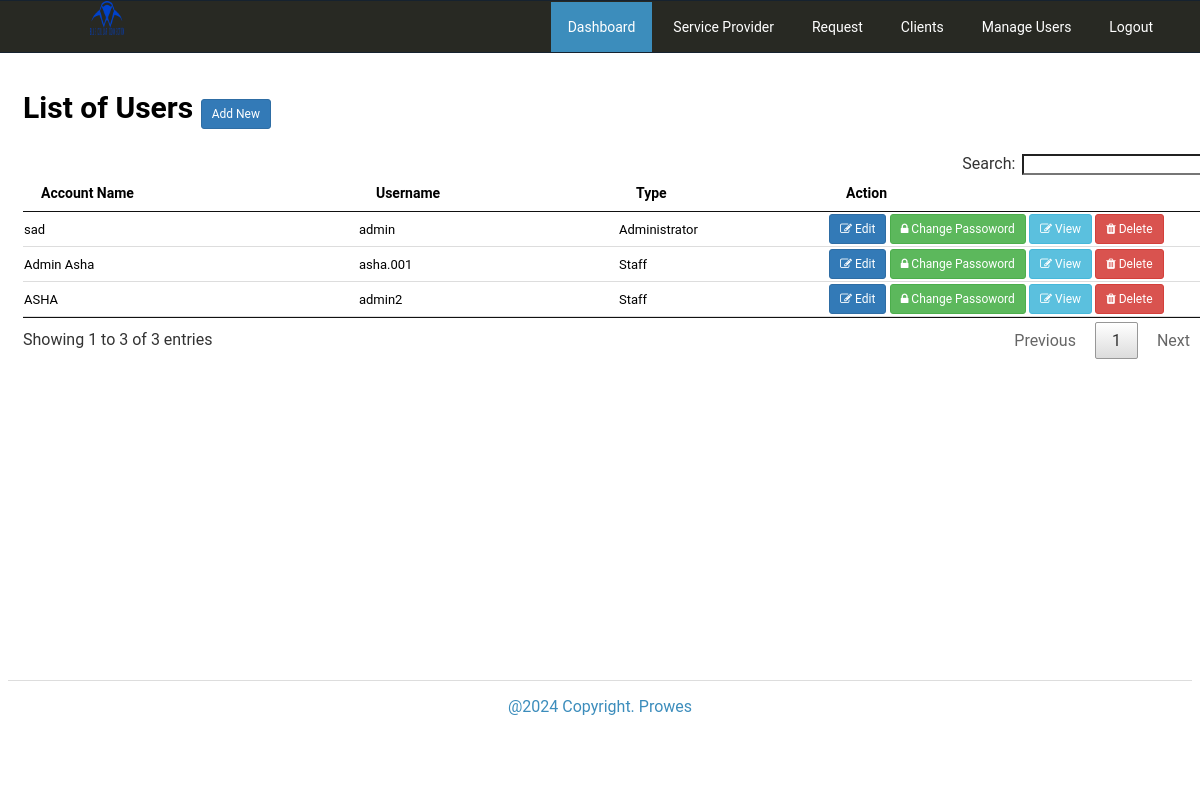
The app's page /admin/users/index.php (signed in), older data.
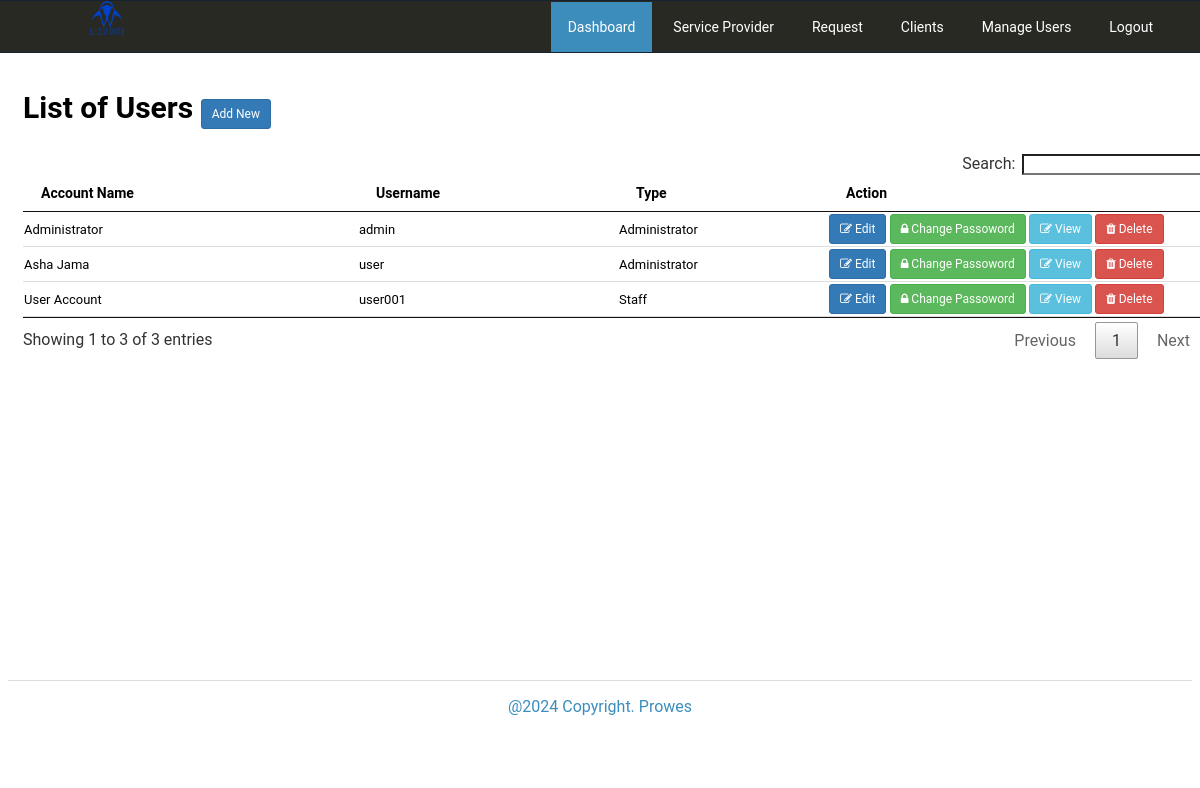
The same page, newer data.
### tables this page shows
CREATE TABLE `tblusers` (
  `USERID` int(11) NOT NULL,
  `NAME` varchar(90) NOT NULL,
  `UEMAIL` varchar(90) NOT NULL,
  `PASS` varchar(90) NOT NULL,
  `TYPE` varchar(30) NOT NULL,
  `PicLoc` text NOT NULL
);

### admin/users/index.php (called while the page is built, shortened)
<?php
require_once("../nav/navigation.php");
?>

### includes/database.php (called while the page is built, shortened)
<?php
class Database
{
    public $sql_string = '';
    private $conn;
    public function open_connection()
    {
        $this->conn = new mysqli(server, user, pass, database_name);
    }
    public function setQuery($sql = '')
    {
        $this->sql_string = $sql;
    }
    public function executeQuery()
    {
        $result = $this->conn->query($this->sql_string);
        return $result;
    }
    private function confirm_query($result)
    {
        return $result;
    }
    public function loadResultList($key = '') {
        $cur = $this->executeQuery();
        $array = array();
        if ($cur->num_rows > 0) {
            while ($row = $cur->fetch_object()) {
                if ($key) {
                    $array[$row->$key] = $row;
                } else {
                    $array[] = $row;
                }
            }
        }
        return $array;
    }
}
$mydb = new Database();
?>

### admin/users/list.php (the view, shortened to what this page needs)
 <div class="page-header">
	<h2>List of Users <span><a class="btn btn-primary btn-sm" href="index.php?view=add">Add New</a></span></h2>
</div>
       <div class="table-responsive">
               <table class="hover" id="dash-tables"   cellspacing="0">
			  <thead>
			  		<th> Account Name</th>
			  		<th>Username</th>
			  		<th>Type</th>
			  		<th width="32%">Action</th>
			  </thead>
			  <tbody>
			  	<?php
			  		$mydb->setQuery("SELECT *
										FROM  `tblusers`");
			  		$cur = $mydb->loadResultList();
					foreach ($cur as $result) {
			  		echo '<tr>';
			  		echo '<td>' . $result->NAME.'</a></td>';
			  		echo '<td>'. $result->UEMAIL.'</td>';
			  		echo '<td>'. $result->TYPE.'</td>';
			  		if ($result->TYPE=="SystemAdministrator") {
			  			$btn = '<a title="Edit" href="index.php?view=edit&id='.$result->USERID.'" class="btn btn-primary btn-sm  " ><i class="fa fa-edit"></i> Edit</a> <a title="Edit" href="index.php?view=changepassword&id='.$result->USERID.'" class="btn btn-success btn-sm  " ><i class="fa fa-lock"></i> Change Passoword</a> <a title="View" href="index.php?view=view&id='.$result->USERID.'" class="btn btn-info btn-sm  " ><i class="fa fa-edit"></i> View</a>';
			  		}else{
			  			$btn= '<a title="Edit" href="index.php?view=edit&id='.$result->USERID.'" class="btn btn-primary btn-sm  " ><i class="fa fa-edit"></i> Edit</a> <a title="Edit" href="index.php?view=changepassword&id='.$result->USERID.'" class="btn btn-success btn-sm  " ><i class="fa fa-lock"></i> Change Passoword</a> <a title="View" href="index.php?view=view&id='.$result->USERID.'" class="btn btn-info btn-sm  " ><i class="fa fa-edit"></i> View</a>
			  					 <a title="Delete" href="controller.php?action=delete&id='.$result->USERID.'" class="btn btn-danger btn-sm  " ><i class="fa fa-trash"></i> Delete</a>';
			  		}
			  		echo '<td > '.$btn.'</td>';
			  		echo '</tr>';
			  	}
			  	?>
			  </tbody>
			</table>
		</div>

Row changes from the older to the newer data that the page shows:
removed tblusers: NAME "Admin Asha", UEMAIL "asha.001", TYPE "Staff"
removed tblusers: NAME "ASHA", UEMAIL "admin2", TYPE "Staff"
changed tblusers "admin": NAME "sad" → "Administrator"
added tblusers: NAME "Asha Jama", UEMAIL "user", TYPE "Administrator"
added tblusers: NAME "User Account", UEMAIL "user001", TYPE "Staff"
